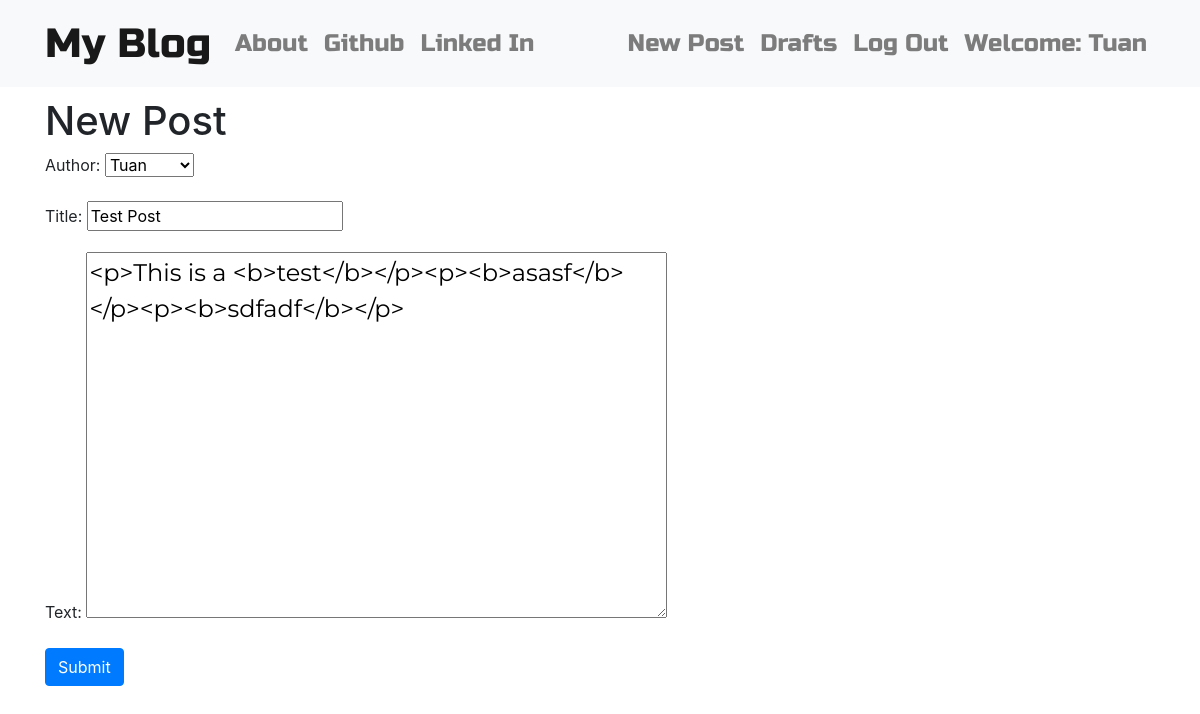
Screenshot of /post/1/edit/ (signed in) with the database file from the repository.
### blog/models.py (models this page shows, shortened)
class Post(models.Model):
    author=models.ForeignKey("auth.User", on_delete=models.CASCADE)
    title=models.CharField(max_length=200)
    text=models.TextField()
    created_date=models.DateTimeField(default=timezone.now)
    published_date=models.DateTimeField(blank=True,null=True)

### blog/views.py (the view)
# urls.py: url(r'^post/(?P<pk>\d+)/edit/$',views.PostUpdateView.as_view(),name='post_edit'),
class PostUpdateView(LoginRequiredMixin,UpdateView):
    login_url='/login/'
    redirect_field_name='blog/post_detail.html'
    form_class=PostForm
    model=Post

### blog/forms.py
class PostForm(forms.ModelForm):
    class Meta():
        model=Post
        fields=('author','title','text')
        widgets={
            'title': forms.TextInput(attrs={'class':'textinputclass'}),
            'text':forms.Textarea(attrs={'class':'editable medium-editor-textarea postcontent'})
        }

### blog/templates/blog/post_form.html (shortened to what this page needs)
{% extends 'blog/base.html' %}
{% block content %}
<h1>New Post</h1>
<form class="post-form" method="POST">
    {{ form.as_p }}
    <button type="submit" class="btn btn-primary save">Submit</button>
</form>
{% endblock %}

### blog/templates/blog/base.html (shortened to what this page needs)
<!DOCTYPE html>
{% load static %}
<html lang="en">
<head>
<link rel="stylesheet" href="https://cdn.jsdelivr.net/npm/bootstrap@4.5.3/dist/css/bootstrap.min.css">
    <link rel="stylesheet" href="//cdn.jsdelivr.net/npm/medium-editor@latest/dist/css/medium-editor.min.css" type="text/css" media="screen" charset="utf-8">
    <link rel='stylesheet' href="{% static 'css/blog.css' %}"
</head>
<body>
    <nav class="navbar navbar-expand-lg navbar-light bg-light sticky-top techfont">
        <div class="container">
          <a class="navbar-brand mybrand" href="{% url 'post_list' %}">My Blog</a>
          <div class="collapse navbar-collapse" id="navbarNav">
            <ul class="navbar navbar-nav navbar-nav mr-auto">
              <li class="nav-item">
                <a class="nav-link" aria-current="page" href="{% url 'about' %}">About</a>
              </li>
              <li >
                <a class="nav-link" href="https://github.com/">Github</a>
              </li>
              <li class="nav-item">
                <a class="nav-link" href="https://www.linkedin.com/">Linked In</a>
              </li>
            </ul>
            <ul class='nav navbar-nav'>
                {% if user.is_authenticated %}
                <li class="nav-item">
                    <a class="nav-link" href ="{% url 'post_new' %}">New Post</a>
                </li>
                <li class="nav-item">
                    <a class="nav-link" href ="{% url 'post_draft_list' %}">Drafts</a>
                </li>
                <li class="nav-item">
                    <a  class="nav-link"href ="{% url 'logout' %}?next=/">Log Out</a>
                </li>
                <li class="nav-item">
                    <a class="nav-link" >Welcome: {{ user.username }}</a>
                </li>
                {% endif %}
            </ul>
          </div>
        </div>
      </nav>
      <div class= "content container">
          <div class="row">
              <div class ="col-md-8">
                  <div class = "blog_posts">
                    {% block content %}
                    {% endblock %}
                  </div>
              </div>
          </div>
      </div>
</body>
</html>

### blog/static/css/blog.css (style rules this page uses)
.techfont { font-family: "Russo One", sans-serif; font-size:1.5em; margin-bottom: 10px; }
.mybrand { font-size:1.7em; color:#08f; }
.postcontent { font-family: "Montserrat"; font-size: 1.5em; }

### rows the page displays
Post: author "Tuan", title "Test Post", text "<p>This is a <b>test</b></p><p><b>asasf</b></p><p><b>sdfadf</b></p>"

### other values shown
{{ user.username }} "Tuan"
